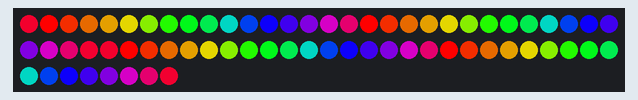
The sketch below on a simulated Arduino Uno, built for the host (arithmetic inside an expression is 32-bit, double 64-bit). On the bench: 68 RGB LEDs in strip order, left to right, continuing on the next row.

Above: at 0.15 s.
At 4.65 s:
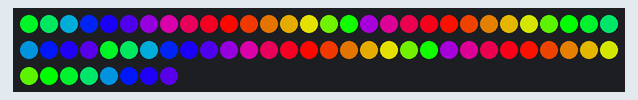
At 10.05 s:
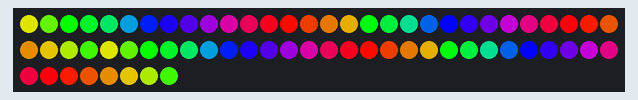
At 19.95 s:
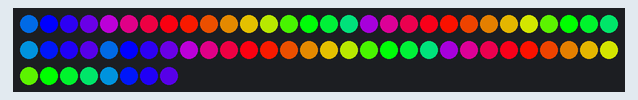
At 30.15 s:
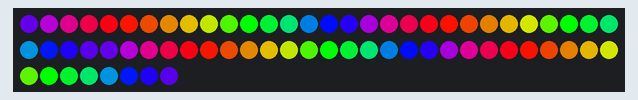
At 39.75 s:
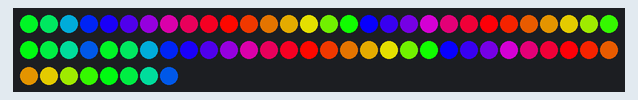

The sketch:

test.ino
```cpp
#include "FastLED.h"
#include "animation.h"
FASTLED_USING_NAMESPACE

#define NUM_LEDS 68

CRGB leds[NUM_LEDS];


class rainbowLeftRight : public Animation
 {

 /*
 once in that class it's like being in a separate program
 where the led strip is 'ledsa' and the length of this strip is 'num_leds'
 you can see this strip as independant
 */
   private://do not touch
   //here define the 'global' variable that could change at every loop
    int k;

  public://do not touch
    using Animation::Animation; //do not touch

    void setup()
    { //put here the code if you need to initialized the variables this it not necessary

      k=0;
    }
    void animation() override //this is the function that will be executed each time
    {
      //change the code below
      for(int i=0;i<=num_leds;i++)
      {
        ledsa[i]=CHSV((i+k)*255/num_leds,255,255);
      }
      k=(k+10)%255;
    }

 };


//a second animation
class rainbowRightLeft : public Animation
 {
   private:
    int k;
   public:
    using Animation::Animation;

     void setup()
    { //put here the code if you need to initialized the variables this it not necessary
      //fill_solid(ledsa,num_leds,CRGB::Blue);
      k=255;
    }
    void animation() override //this is the function that will be executed each time
    {
      //change the code below
      for(int i=0;i<=num_leds;i++)
      {
        ledsa[i]=CHSV((i+k)*255/num_leds,255,255);
      }
      k=k-10;
      if(k<0)
       k=255;
    }

 };


 rainbowRightLeft anim=rainbowRightLeft(leds,0,16); // we initialize the animation (the global led strip, the first led, the last led)
rainbowLeftRight anim2=rainbowLeftRight(leds,17,33);
 rainbowRightLeft anim3=rainbowRightLeft(leds,34,50); // we initialize the animation (the global led strip, the first led, the last led)
rainbowLeftRight anim4=rainbowLeftRight(leds,51,67);
void setup() {

  FastLED.addLeds<NEOPIXEL, 6>(leds, NUM_LEDS);
    anim.setup();
   anim2.setup();
     anim3.setup();
   anim4.setup();
}

void loop() {
  anim.loop(); //to execute the animation
  anim2.loop();
  anim3.loop(); //to execute the animation
  anim4.loop();
 FastLED.show();
}
```

animation.h
```cpp
//
//  Animation.h
//
//
//  Created by Yves BAZIN on 20/02/2019.
//

#ifndef Animation_h
#define Animation_h

#include "FastLED.h"
class Animation
{

public:


    Animation( CRGB *ext_leds,int start_led,int end_led)
    {
        this->ext_leds=ext_leds;
        this->start_led=start_led;
        this->end_led=end_led;
        this->num_leds=end_led-start_led+1;
        this->ledsa= (CRGB*)malloc((end_led-start_led+1)*sizeof(CRGB));
        memset(ledsa,0,num_leds*3);
            }

   virtual void animation(){};
    void loop()
    {
        animation();
        pushleds();
    }


protected:
    //void (*animation)();
    CRGB *ledsa;
    int num_leds;
    CRGB *ext_leds;
    int start_led;
    int end_led;

    void pushleds()
    {
        memcpy(ext_leds+start_led,ledsa,num_leds*3);
    }

};
#endif /* Animation_h */
```
